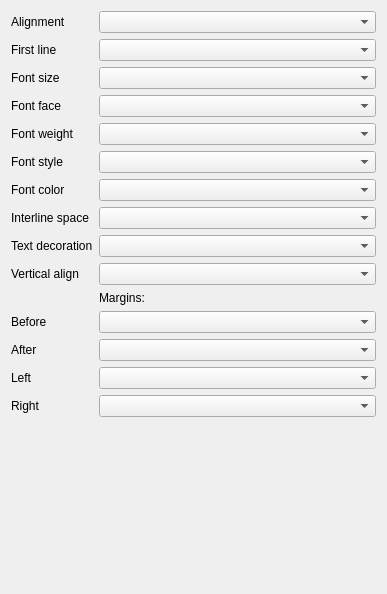
           <widget class="QWidget" name="scrollAreaWidgetContents">
            <property name="geometry">
             <rect>
              <x>0</x>
              <y>0</y>
              <width>387</width>
              <height>594</height>
             </rect>
            </property>
            <layout class="QVBoxLayout" name="verticalLayout_9">
             <item>
              <layout class="QFormLayout" name="formLayout_5">
               <property name="sizeConstraint">
                <enum>QLayout::SetDefaultConstraint</enum>
               </property>
               <property name="fieldGrowthPolicy">
                <enum>QFormLayout::AllNonFixedFieldsGrow</enum>
               </property>
               <property name="formAlignment">
                <set>Qt::AlignLeading|Qt::AlignLeft|Qt::AlignTop</set>
               </property>
               <item row="0" column="0">
                <widget class="QLabel" name="label_20">
                 <property name="text">
                  <string>Alignment</string>
                 </property>
                </widget>
               </item>
               <item row="0" column="1">
                <widget class="QComboBox" name="cbDefAlignment"/>
               </item>
               <item row="1" column="0">
                <widget class="QLabel" name="label_21">
                 <property name="text">
                  <string>First line</string>
                 </property>
                </widget>
               </item>
               <item row="1" column="1">
                <widget class="QComboBox" name="cbDefFirstLine"/>
               </item>
               <item row="2" column="0">
                <widget class="QLabel" name="label_27">
                 <property name="text">
                  <string>Font size</string>
                 </property>
                </widget>
               </item>
               <item row="2" column="1">
                <widget class="QComboBox" name="cbDefFontSize"/>
               </item>
               <item row="3" column="0">
                <widget class="QLabel" name="label_30">
                 <property name="text">
                  <string>Font face</string>
                 </property>
                </widget>
               </item>
               <item row="3" column="1">
                <widget class="QComboBox" name="cbDefFontFace"/>
               </item>
               <item row="4" column="0">
                <widget class="QLabel" name="label_28">
                 <property name="text">
                  <string>Font weight</string>
                 </property>
                </widget>
               </item>
               <item row="4" column="1">
                <widget class="QComboBox" name="cbDefFontWeight"/>
               </item>
               <item row="5" column="0">
                <widget class="QLabel" name="label_29">
                 <property name="text">
                  <string>Font style</string>
                 </property>
                </widget>
               </item>
               <item row="5" column="1">
                <widget class="QComboBox" name="cbDefFontStyle"/>
               </item>
               <item row="6" column="0">
                <widget class="QLabel" name="label_31">
                 <property name="text">
                  <string>Font color</string>
                 </property>
                </widget>
               </item>
               <item row="6" column="1">
                <widget class="QComboBox" name="cbDefFontColor"/>
               </item>
               <item row="7" column="1">
                <widget class="QComboBox" name="cbDefLineHeight"/>
               </item>
               <item row="7" column="0">
                <widget class="QLabel" name="label_33">
                 <property name="text">
                  <string>Interline space</string>
                 </property>
                </widget>
               </item>
               <item row="8" column="1">
                <widget class="QComboBox" name="cbDefTextDecoration"/>
               </item>
               <item row="8" column="0">
                <widget class="QLabel" name="label_32">
                 <property name="text">
                  <string>Text decoration</string>
                 </property>
                </widget>
               </item>
               <item row="9" column="1">
                <widget class="QComboBox" name="cbDefVerticalAlign"/>
               </item>
               <item row="9" column="0">
                <widget class="QLabel" name="label_34">
                 <property name="text">
                  <string>Vertical align</string>
                 </property>
                </widget>
               </item>
               <item row="10" column="1">
                <widget class="QLabel" name="label_26">
                 <property name="text">
                  <string>Margins:</string>
                 </property>
                </widget>
               </item>
               <item row="11" column="0">
                <widget class="QLabel" name="label_22">
                 <property name="text">
                  <string>Before</string>
                 </property>
                </widget>
               </item>
               <item row="11" column="1">
                <widget class="QComboBox" name="cbDefMarginBefore"/>
               </item>
               <item row="12" column="0">
                <widget class="QLabel" name="label_23">
                 <property name="text">
                  <string>After</string>
                 </property>
                </widget>
               </item>
               <item row="12" column="1">
                <widget class="QComboBox" name="cbDefMarginAfter"/>
               </item>
               <item row="13" column="0">
                <widget class="QLabel" name="label_24">
                 <property name="text">
                  <string>Left</string>
                 </property>
                </widget>
               </item>
               <item row="13" column="1">
                <widget class="QComboBox" name="cbDefMarginLeft"/>
               </item>
               <item row="14" column="0">
                <widget class="QLabel" name="label_25">
                 <property name="text">
                  <string>Right</string>
                 </property>
                </widget>
               </item>
               <item row="14" column="1">
                <widget class="QComboBox" name="cbDefMarginRight"/>
               </item>
              </layout>
             </item>
             <item>
              <spacer name="verticalSpacer">
               <property name="orientation">
                <enum>Qt::Vertical</enum>
               </property>
               <property name="sizeHint" stdset="0">
                <size>
                 <width>0</width>
                 <height>0</height>
                </size>
               </property>
              </spacer>
             </item>
            </layout>
           </widget>
